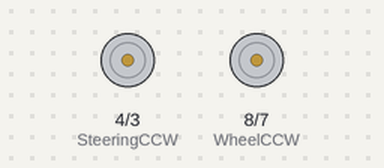
The sketch below on a simulated Arduino Uno, built with avr-gcc and run on an emulated ATmega328P. Shown: motor-driver pin pairs drawn as motors (green arrow = first pin HIGH = forward, orange = second pin HIGH = backward, longer = more drive).

Above: at 0.5 s.
At 4.5 s:
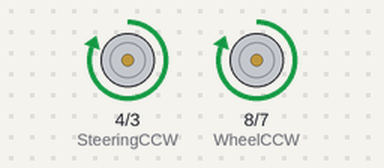
At 6.5 s:
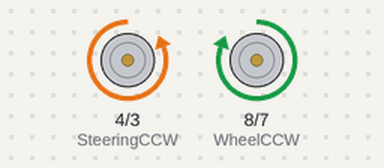
At 9.5 s:
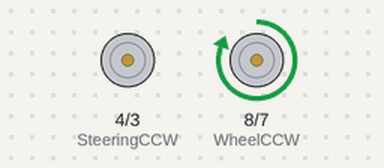
Timing chart, 0 to 10.4 s (numbered marks = the images above):
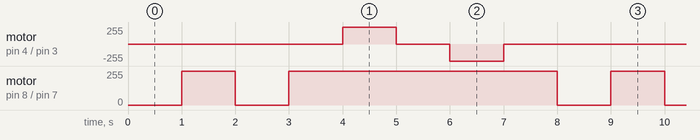

The sketch:

MotorSteeringControl.ino
```cpp
#define WheelCW 7 //Wheel CW is defined as pin #7//

#define WheelCCW 8 //Wheel CCW is defined as pin #8//

#define SteeringCW 3

#define SteeringCCW 4

void setup() {

  pinMode(WheelCW, OUTPUT); //Set CW as an output//

  pinMode(WheelCCW, OUTPUT); //Set CCW as an output//

  pinMode(SteeringCW,OUTPUT);
  pinMode(SteeringCCW,OUTPUT);
}

void loop() { //Loop runs forever//


//WHEEL MOTOR CLOCKWISE
  wheelMotorCW();
  delay(1000);

//WHEEL MOTOR OFF
  wheelMotorOff();
  delay(1000);

//WHEEL MOTOR COUNTER CLOCKWISE
  wheelMotorCCW();
   delay(1000);

//WHEEL MOTOR OFF

  wheelMotorOff();
  delay(1000);


//STEERING MOTOR CLOCKWISE
  steeringMotorCW();
  delay(1000);

//STEERING MOTOR OFF
  steeringMotorOff();
  delay(1000);


//STEERING MOTOR COUNTER CLOCKWISE
  steeringMotorCCW();
   delay(1000);

//STEERING MOTOR OFF

  steeringMotorOff();
  delay(1000);

}

void wheelMotorCCW(){
  digitalWrite(WheelCW,HIGH);
  digitalWrite(WheelCCW, HIGH);
}

void wheelMotorOff(){
  digitalWrite(WheelCW,LOW);
  digitalWrite(WheelCCW, HIGH);
}
void wheelMotorCW(){
  digitalWrite(WheelCW, LOW);
  digitalWrite(WheelCCW, LOW);
}


void steeringMotorCCW(){
  digitalWrite(SteeringCW,HIGH);
  digitalWrite(SteeringCCW, LOW);
}

void steeringMotorOff(){
  digitalWrite(SteeringCW,LOW);
  digitalWrite(SteeringCCW, LOW);

  //delay(1000);
}
void steeringMotorCW(){
  digitalWrite(SteeringCW, LOW);
  digitalWrite(SteeringCCW, HIGH);
}
//end of code//
```

Measured:
- by itself, motor on pin 8 (WheelCCW) / pin 7 (WheelCW): repeats every 8.0 s: stopped 1.0 s, forward 255/255 5.0 s, stopped 1.0 s, forward 255/255 1.0 s
- by itself, motor on pin 4 (SteeringCCW) / pin 3 (SteeringCW): repeats every 8.0 s: stopped 1.0 s, backward 255/255 1.0 s, stopped 5.0 s, forward 255/255 1.0 s
